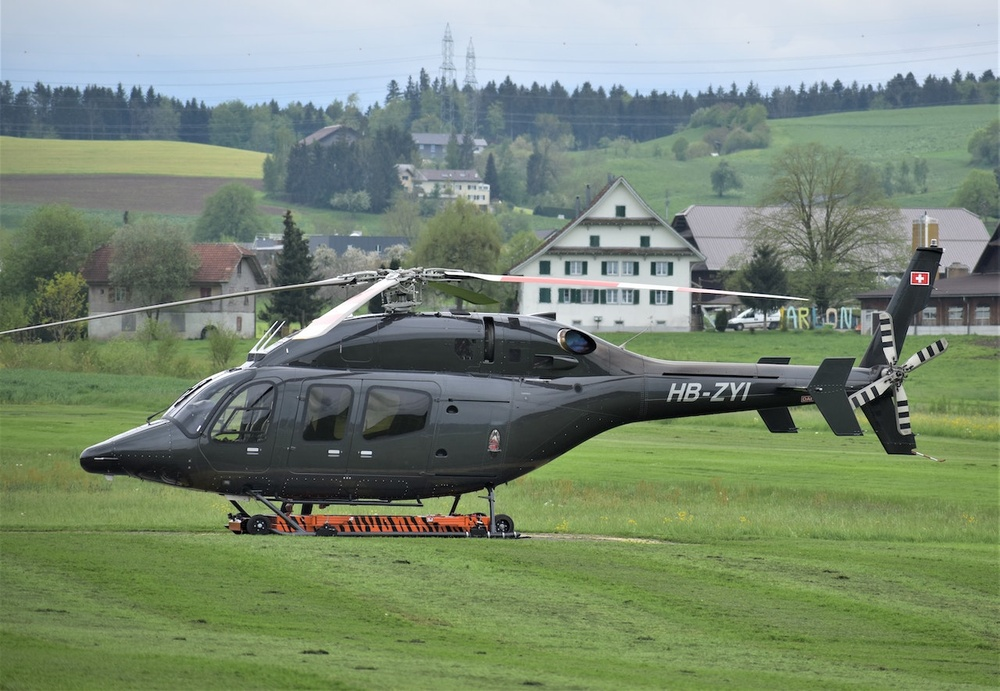
#> input picture images&video_resource/Helikopter.jpg, 1000 x 691 px, shrunk from 1280 x 884 before the run, found by its file name
$ python 25-Matrix-image_transformation.py
#> lines starting #> are read from the running program, lines starting #| are printed output that depends on the picture
import cv2
import numpy as np

img = cv2.imread("Helikopter.jpg",0)  # 0=grayscale
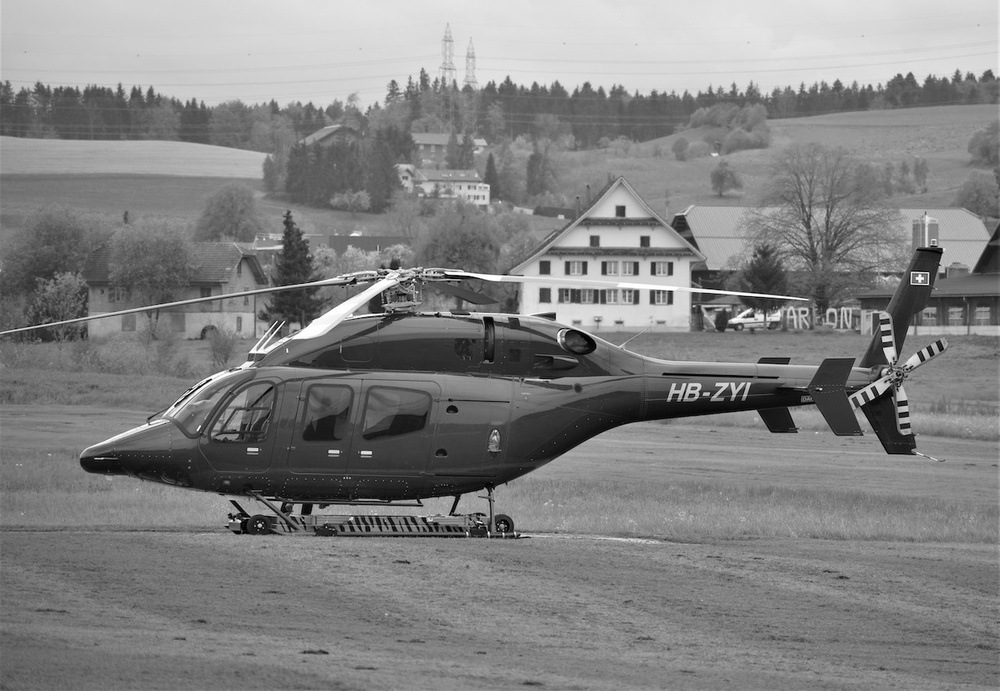
#> img: shape (691, 1000); min 0, max 255, mean 129.7
print(img.shape)
#| (691, 1000)
row , column = img.shape  # img.shape iki değişkene sahip satır ve sütun
#> row = 691; column = 1000
#transformasyon matrisi = bir nesnenin pozisyonunu, boyutunu veya yönelimini değiştirmek için kullanılır.

M = np.float32([[1,0,10] , [0,1,70]]) # x ekseninde 1 kat 10 birim öteleme, y ekseninde 1 kat 70 birim öteleme
M1= np.float32([[1,0,100],[0,1,200]]) # M = dönüşüm matrisi
dst = cv2.warpAffine(img,M,(row,column))
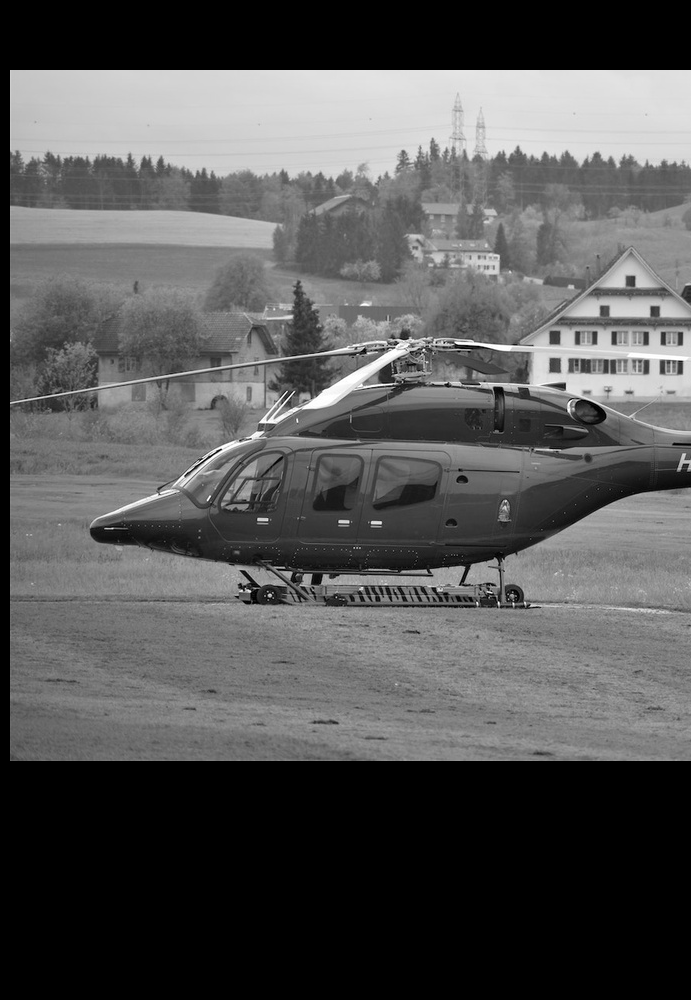
#> dst: shape (1000, 691); min 0, max 255, mean 86.7
dst1 = cv2.warpAffine(img,M1,(row,column))
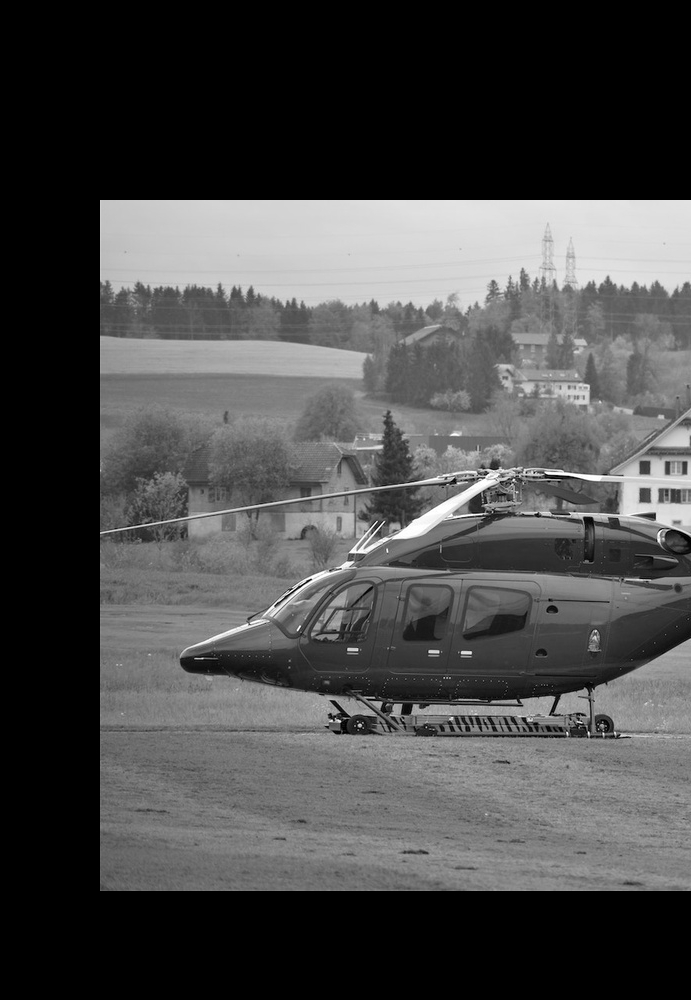
#> dst1: shape (1000, 691); min 0, max 255, mean 73.8

cv2.imshow("helikopter", img)
cv2.imshow("dst",dst)
cv2.imshow("dst",dst1)

cv2.waitKey()
cv2.destroyAllWindows()
